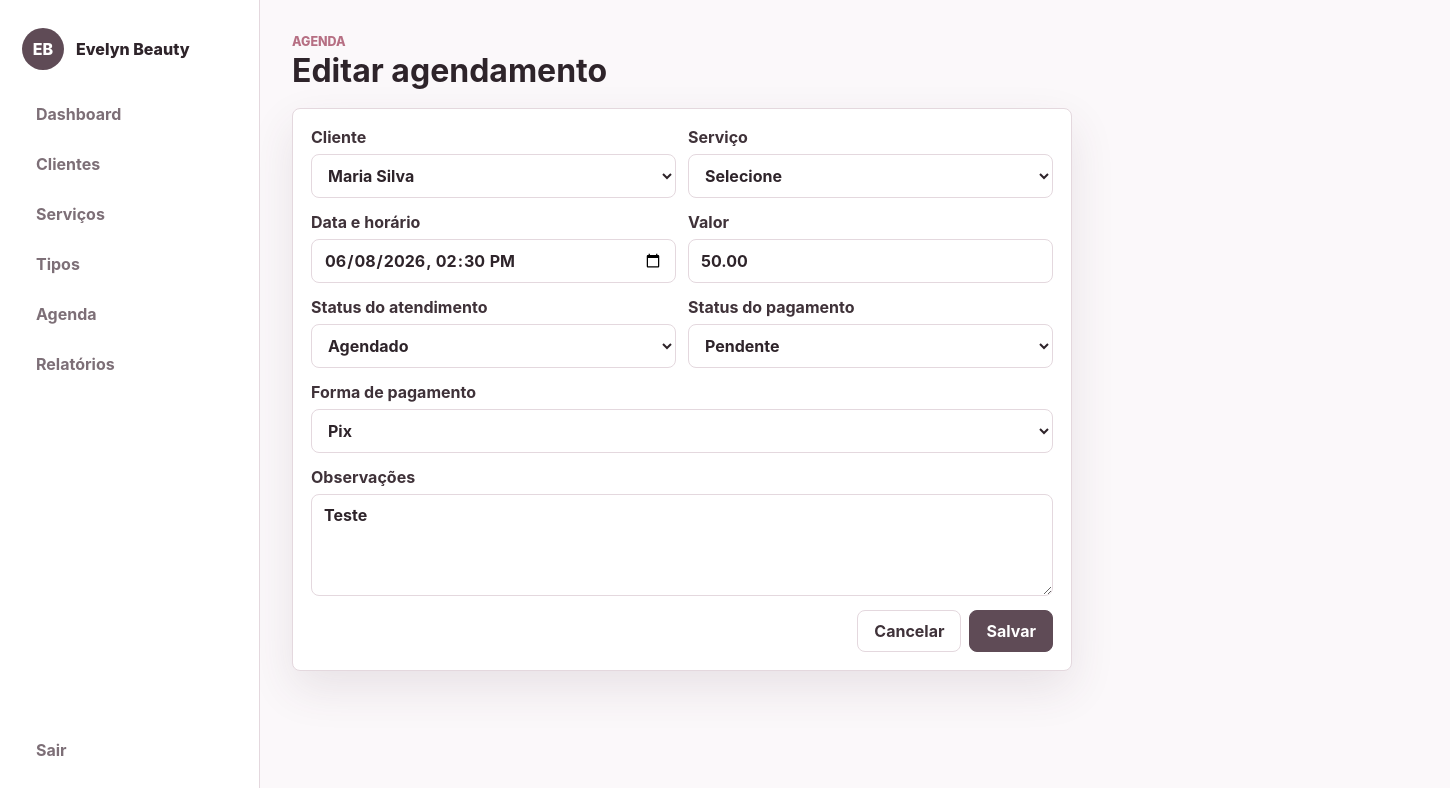
The page /agendamentos/1/editar (signed in) on the database its author committed.
### models/appointment.py (models this page shows)
class Appointment(db.Model):
    __tablename__ = "appointments"
    id = db.Column(db.Integer, primary_key=True)
    client_id = db.Column(db.Integer, db.ForeignKey("clients.id"), nullable=False)
    service_id = db.Column(db.Integer, db.ForeignKey("services.id"), nullable=False)
    scheduled_at = db.Column(db.DateTime, nullable=False, index=True)
    appointment_status = db.Column(
        db.String(20), nullable=False, default="Agendado", index=True
    )
    payment_status = db.Column(
        db.String(20), nullable=False, default="Pendente", index=True
    )
    payment_method = db.Column(db.String(20), nullable=False, default="Pix")
    amount = db.Column(db.Numeric(10, 2), nullable=False)
    notes = db.Column(db.Text)
    created_at = db.Column(db.DateTime, default=datetime.utcnow, nullable=False)
    updated_at = db.Column(
        db.DateTime, default=datetime.utcnow, onupdate=datetime.utcnow, nullable=False
    )
    client = db.relationship("Client", back_populates="appointments")
    service = db.relationship("Service", back_populates="appointments")

### models/client.py (models this page shows)
class Client(db.Model):
    __tablename__ = "clients"
    id = db.Column(db.Integer, primary_key=True)
    name = db.Column(db.String(140), nullable=False, index=True)
    phone = db.Column(db.String(40), nullable=False)
    email = db.Column(db.String(140), nullable=True)
    notes = db.Column(db.Text)
    created_at = db.Column(db.DateTime, default=datetime.utcnow, nullable=False)
    appointments = db.relationship(
        "Appointment", back_populates="client", cascade="all, delete-orphan"
    )

### controllers/appointment_controller.py (the view, shortened to what this page needs)
@appointment_bp.route("/<int:appointment_id>/editar", methods=["GET", "POST"])
@login_required
def edit(appointment_id):
    appointment = Appointment.query.get_or_404(appointment_id)
    return render_template("appointments/form.html", appointment=appointment, **_form_options())

### controllers/appointment_controller.py (called while the page is built)
def _form_options():
    return {
        "clients": Client.query.order_by(Client.name.asc()).all(),
        "services": Service.query.filter_by(active=True).order_by(Service.name.asc()).all(),
        "appointment_statuses": APPOINTMENT_STATUSES,
        "payment_statuses": PAYMENT_STATUSES,
        "payment_methods": PAYMENT_METHODS,
    }

### controllers/auth_controller.py (called while the page is built)
def login_required(view):
    @wraps(view)
    def wrapped_view(*args, **kwargs):
        if not session.get("user_id"):
            flash("Entre para acessar o sistema.", "warning")
            return redirect(url_for("auth.login"))
        return view(*args, **kwargs)
    return wrapped_view

### templates/appointments/form.html (shortened to what this page needs)
{% extends "base.html" %}
{% block content %}
<header class="page-header">
    <div>
        <p class="eyebrow">Agenda</p>
        <h1>{{ "Editar agendamento" if appointment and appointment.id else "Novo agendamento" }}</h1>
    </div>
</header>
<form method="post" class="form-card wide" id="appointment-form">
    <div class="form-grid">
        <label>Cliente
            <select name="client_id" required>
                {% for client in clients %}
                <option value="{{ client.id }}" {% if appointment and appointment.client_id == client.id %}selected{% endif %}>{{ client.name }}</option>
                {% endfor %}
            </select>
        </label>
        <label>Serviço
            <select name="service_id" id="service-select" required>
                <option value="">Selecione</option>
            </select>
        </label>
    </div>
    <div class="form-grid">
        <label>Data e horário
            <input type="datetime-local" name="scheduled_at" value="{{ appointment.scheduled_at.strftime('%Y-%m-%dT%H:%M') if appointment and appointment.scheduled_at else '' }}" required>
        </label>
        <label>Valor
            <input type="number" id="amount-input" name="amount" value="{{ '%.2f'|format(appointment.amount) if appointment and appointment.amount is not none else '' }}" min="0" step="0.01" required>
        </label>
    </div>
    <div class="form-grid">
        <label>Status do atendimento
            <select name="appointment_status">
                {% for status in appointment_statuses %}
                <option value="{{ status }}" {% if appointment and appointment.appointment_status == status %}selected{% endif %}>{{ status }}</option>
                {% endfor %}
            </select>
        </label>
        <label>Status do pagamento
            <select name="payment_status">
                {% for status in payment_statuses %}
                <option value="{{ status }}" {% if appointment and appointment.payment_status == status %}selected{% endif %}>{{ status }}</option>
                {% endfor %}
            </select>
        </label>
    </div>
    <label>Forma de pagamento
        <select name="payment_method">
            {% for method in payment_methods %}
            <option value="{{ method }}" {% if appointment and appointment.payment_method == method %}selected{% endif %}>{{ method }}</option>
            {% endfor %}
        </select>
    </label>
    <label>Observações
        <textarea name="notes" rows="4">{{ appointment.notes if appointment else '' }}</textarea>
    </label>
    <div class="form-actions">
        <a class="btn" href="{{ url_for('appointments.index') }}">Cancelar</a>
        <button class="btn primary" type="submit">Salvar</button>
    </div>
</form>
{% endblock %}

### static/css/style.css (style rules this page uses)
:root { --bg: #fbf8fa; --surface: #ffffff; --surface-soft: #f3edf0; --text: #2e242a; --muted: #7d6f77; --brand: #5f4b56; --brand-strong: #3f3239; --accent: #b66f83; --ok: #28785f; --warn: #a66321; --danger: #ad3f4a; --line: #e4d8de; --shadow: 0 18px 45px rgba(80, 56, 69, 0.11); }
* { box-sizing: border-box; }
html { min-height: 100%; }
body { min-height: 100%; margin: 0; background: var(--bg); color: var(--text); font-family: Inter, ui-sans-serif, system-ui, -apple-system, BlinkMacSystemFont, "Segoe UI", sans-serif; letter-spacing: 0; }
a { color: inherit; text-decoration: none; }
button, input, select, textarea { font: inherit; }
.login-brand h1, .page-header h1 { margin: 0; line-height: 1.02; }
.page-header { display: flex; align-items: flex-start; justify-content: space-between; gap: 16px; margin-bottom: 20px; }
.eyebrow { margin: 0 0 6px; color: var(--accent); font-size: 0.78rem; font-weight: 800; text-transform: uppercase; }
.btn { min-height: 42px; display: inline-flex; align-items: center; justify-content: center; gap: 8px; padding: 0 16px; border: 1px solid var(--line); border-radius: 8px; background: var(--surface); color: var(--brand-strong); cursor: pointer; font-weight: 750; white-space: nowrap; }
.btn.primary { border-color: var(--brand); background: var(--brand); color: #fff; }
.metric, .panel, .card, .form-card, .table-panel { background: var(--surface); border: 1px solid var(--line); border-radius: 8px; box-shadow: var(--shadow); }
.form-card { width: min(460px, 100%); display: grid; gap: 14px; padding: 18px; }
.form-card.wide { width: min(780px, 100%); }
label { display: grid; gap: 7px; color: var(--brand-strong); font-weight: 750; }
input, select, textarea { width: 100%; min-height: 44px; border: 1px solid var(--line); border-radius: 8px; background: #fff; color: var(--text); padding: 10px 12px; }
textarea { resize: vertical; }
.form-grid, .filters { display: grid; gap: 12px; }
.form-actions, .actions, .row-actions { display: flex; align-items: center; gap: 8px; flex-wrap: wrap; }
.form-actions { justify-content: flex-end; }
@media (min-width: 760px) { .form-grid, .filters { grid-template-columns: repeat(2, minmax(0, 1fr)); } }

### rows shown on the page
Appointment: client_id "Maria Silva", scheduled_at "06/08/2026 14:30", amount "50.00", appointment_status "Agendado", payment_status "Pendente", payment_method "Pix", notes "Teste"

### other values the page prints
{{ app_name }} "Evelyn Beauty"
